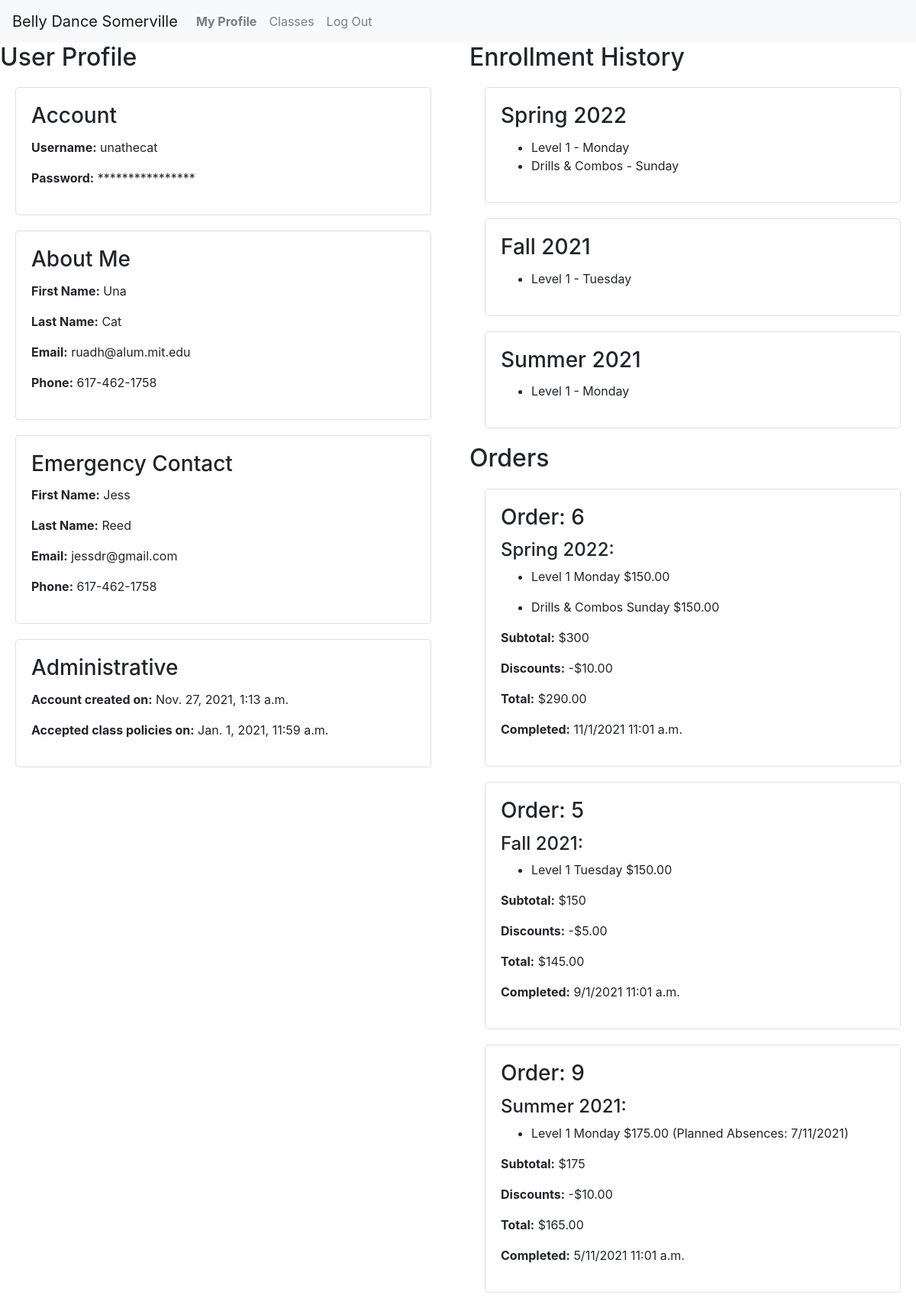
Screenshot of /users/32 (signed in) with the database file from the repository.
### enrollment/models.py (models this page shows, shortened)
class User(AbstractUser):
    timezone = models.CharField(max_length=32, choices=TIMEZONES,
                                default=settings.DEFAULT_TIMEZONE)
    first_name = models.CharField(max_length=128, null=True, blank=True)
    last_name = models.CharField(max_length=128, null=True, blank=True)
    email = models.EmailField(max_length=254, null=False, blank=False)
    phone = models.CharField(max_length=32, null=True, blank=True)
    emergency_first = models.CharField(max_length=128, null=True, blank=True)
    emergency_last = models.CharField(max_length=128, null=True, blank=True)
    emergency_email = models.EmailField(max_length=254, null=True, blank=True)
    emergency_phone = models.CharField(max_length=32, null=True, blank=True)
    accept_terms = models.DateTimeField(null=True, blank=True)
    contact_sheet_notes = models.CharField(max_length=2048, null=True, blank=True)

class Semester(models.Model):
    name = models.CharField(max_length=128, null=False, blank=False)
    start_date = models.DateField(null=False, blank=False)
    end_date = models.DateField(null=False, blank=False)
    registration_open = models.DateTimeField(null=False, blank=False)
    registration_close = models.DateTimeField(null=False, blank=False)
    recital_date = models.DateTimeField(null=True, blank=True)
    hide = models.BooleanField(default=True, null=True, blank=False)
    def __str__(self):
        return self.name

class LineItem(models.Model):
    order = models.ForeignKey(Order, on_delete=PROTECT,
                              null=False, blank=False, related_name='line_items')
    offering = models.ForeignKey(
        Offering, on_delete=PROTECT, null=False, blank=False, related_name='line_items')
    planned_absences = models.CharField(max_length=1024, null=True, blank=True)
    price = models.DecimalField(
        max_digits=6, decimal_places=2, null=False, blank=False)

class Offering(models.Model):
    course = models.ForeignKey(
        Course, on_delete=PROTECT, null=False, blank=False, related_name='offerings')
    semester = models.ForeignKey(
        Semester, on_delete=PROTECT, null=False, blank=False, related_name='offerings')
    location = models.ForeignKey(
        Location, on_delete=PROTECT, null=False, blank=False, related_name='offerings')
    price = models.DecimalField(
        max_digits=7, decimal_places=2, null=False, blank=False)
    weekday = models.IntegerField(
        choices=settings.WEEKDAYS, null=False, blank=False)
    start_time = models.TimeField(null=False, blank=False)
    end_time = models.TimeField(null=False, blank=False)
    timezone = models.CharField(max_length=32, choices=TIMEZONES,
                                default=settings.DEFAULT_TIMEZONE)
    start_date = models.DateField(null=False, blank=False)
    end_date = models.DateField(null=False, blank=False)
    backup_date = models.DateField(null=False, blank=False)
    capacity = models.IntegerField(null=False, blank=False)
    schedule_notes = models.CharField(max_length=2048, null=True, blank=True)
    notes = models.CharField(max_length=2048, null=True, blank=True)
    @property
    def weekday_name(self):
        return settings.WEEKDAYS[self.weekday][1]

class Course(models.Model):
    title = models.CharField(max_length=64, null=False, blank=False)
    subtitle = models.CharField(max_length=256, null=False, blank=False)
    description = models.TextField(max_length=4096, null=False, blank=False, help_text=settings.MARKDOWN_HELP_TEXT)
    requirements = models.CharField(max_length=256, null=False, blank=False)
    qualifications = models.CharField(max_length=1024, null=False, blank=False)

class Order(models.Model):
    student = models.ForeignKey(
        User, on_delete=PROTECT, null=False, blank=False, related_name='orders')
    discount = models.DecimalField(
        max_digits=8, decimal_places=2, null=True, blank=True)
    completed = models.DateTimeField(null=True, blank=True)
    @property
    def subtotal(self):
        try:
            amount = self.line_items.aggregate(Sum('price'))['price__sum']
        except Exception:
            return 0
        return 0 if amount == None else amount
    @property
    def total(self):
        return self.subtotal - self.discount if self.discount != None else self.subtotal

### enrollment/views.py (the view)
# urls.py: path('users/<int:id>', views.view_profile, name='view_profile'),
@login_required
def view_profile(request, id):
    if request.user.id == id or request.user.is_staff:
        try:
            profile = User.objects.get(id=id)
        except User.DoesNotExist:
            return render(request, 'enrollment/profile.html', {
                'orders': None,
                'message': f'User {id} not found.'
            })
        semesters = Semester.objects.filter(
            offerings__line_items__order__student=id, offerings__line_items__order__completed__isnull=False).order_by('-start_date').distinct()
        for semester in semesters:
            semester.enrollments = LineItem.objects.filter(order__student=id).filter(
                offering__semester=semester).exclude(order__completed=None)
        orders = completed_orders(request, id).order_by('-completed')
        for order in orders:
            order.items = order.line_items.all()
        return render(request, 'enrollment/profile.html', {
            'orders': orders,
            'semesters': semesters,
            'profile': profile
        })
    else:
        return render(request, 'enrollment/profile.html', {
            'orders': None,
            'message': 'You may not view other users\' profiles'
        })

### enrollment/context_processors.py (called while the page is built)
def global_settings(request):
    return {
    'DEFAULT_TIMEZONE': settings.DEFAULT_TIMEZONE,
    'SCHOOL_NAME': settings.SCHOOL_NAME,
    'SCHOOL_POLICIES': settings.SCHOOL_POLICIES,
    'NO_OFFERINGS': settings.NO_OFFERINGS,
    }

### enrollment/views.py (called while the page is built)
def completed_orders(request, user):
    try:
        orders = Order.objects.filter(student=user).exclude(completed=None)
    except Order.DoesNotExist:
        return None
    return orders

### enrollment/templates/enrollment/profile.html (shortened to what this page needs)
{% extends "enrollment/layout.html" %}
{% block body %}
<div class="row">
    {% if profile %}
    <div class="col-md">
        <h2>User Profile</h2>
        <div class="card">
            <div class="card-body">
                <h3 class="card-title">Account</h3>
                <p><span class="label">Username:</span> {{profile.username}}</p>
                <p><span class="label">Password:</span> ****************</p>
            </div>
        </div>
        <div class="card">
            <div class="card-body">
                <h3 class="card-title">About Me</h3>
                <p><span class="label">First Name:</span> {{profile.first_name}}</p>
                <p><span class="label">Last Name:</span> {{profile.last_name}}</p>
                <p><span class="label">Email:</span> {{profile.email}}</p>
                <p><span class="label">Phone:</span> {{profile.phone}}</p>
            </div>
        </div>
        <div class="card">
            <div class="card-body">
                <h3 class="card-title">Emergency Contact</h3>
                <p><span class="label">First Name:</span> {{profile.emergency_first}}</p>
                <p><span class="label">Last Name:</span> {{profile.emergency_last}}</p>
                <p><span class="label">Email:</span> {{profile.emergency_email}}</p>
                <p><span class="label">Phone:</span> {{profile.emergency_phone}}</p>
            </div>
        </div>
        <div class="card">
            <div class="card-body">
                <h3 class="card-title">Administrative</h3>
                <p><span class="label">Account created on:</span> {{profile.date_joined}}</p>
                <p><span class="label">Accepted class policies on:</span> {{profile.accept_terms}}</p>
            </div>
        </div>
    </div>
    {% endif %}
    <div class="col-md">
        {% if semesters %}
            <h2>Enrollment History</h2>
            {% for semester in semesters %}
                <div class="card">
                    <div class="card-body">
                        <h3 class="card-title">{{semester.name}}</h3>
                        <ul>
                            {% for enrollment in semester.enrollments %}
                                <li>{{enrollment.offering.course.title}} - {{enrollment.offering.weekday_name}} </li>
                            {% endfor %}
                        </ul>
                    </div>
                </div>
            {% endfor %}
        {% endif %}
        {% if orders %}
        <h2>Orders</h2>
        {% for order in orders %}
            <div class="card">
                <div class="card-body">
                    <h3 class="card-title">Order: {{order.id}}</h3>
                    <h4>{{order.items.0.offering.semester}}:</h4>
                    {% for item in order.items %}
                        <ul>
                            <li>{{item.offering.course.title}} {{item.offering.weekday_name}} ${{item.price}}
                                {% if item.planned_absences %}
                                    (Planned Absences:  {{item.planned_absences}})
                                {% endif %}
                            </li>
                        </ul>
                    {% endfor %}
                    <p><span class="label">Subtotal:</span> ${{order.subtotal}}</p>
                    <p><span class="label">Discounts:</span> -${{order.discount|default_if_none:"0.00"}}</p>
                    <p><span class="label">Total:</span> ${{order.total}}</p>
                    <p><span class="label">Completed:</span> {{order.completed|date:"n/j/Y g:i a"}}</p>
                </div>
            </div>
        {% endfor %}
        {% endif %}
    </div>
</div>
{% endblock %}

### enrollment/static/enrollment/styles.css (style rules this page uses)
.label { font-weight: bold; }
.card { margin: 20px; border-radius: 5px; }

### rows the page displays
User: username "unathecat", first_name "Una", last_name "Cat", email "ruadh@alum.mit.edu", phone "617-462-1758", emergency_first "Jess", emergency_last "Reed", emergency_email "jessdr@gmail.com", emergency_phone "617-462-1758", date_joined "Nov. 27, 2021, 1:13 a.m.", accept_terms "Jan. 1, 2021, 11:59 a.m."
Semester: name "Spring 2022"
LineItem: offering.course "Level 1", offering.weekday_name "Monday", price "150.00"
LineItem: offering.course "Drills & Combos", offering.weekday_name "Sunday", price "150.00"
Semester: name "Fall 2021"
LineItem: offering.course "Level 1", offering.weekday_name "Tuesday", price "150.00"
Semester: name "Summer 2021"
LineItem: offering.course "Level 1", offering.weekday_name "Monday", price "175.00", planned_absences "7/11/2021"
Order: id "6", items.0.offering.semester "Spring 2022", subtotal "300", discount "10.00", total "290.00", completed "11/1/2021 11:01 a.m."
Order: id "5", items.0.offering.semester "Fall 2021", subtotal "150", discount "5.00", total "145.00", completed "9/1/2021 11:01 a.m."
Order: id "9", items.0.offering.semester "Summer 2021", subtotal "175", discount "10.00", total "165.00", completed "5/11/2021 11:01 a.m."

### other values shown
{{ SCHOOL_NAME }} "Belly Dance Somerville"
